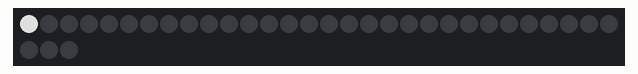
Bench run of a sketch on a simulated Arduino Uno, built with avr-gcc and run on an emulated ATmega328P. Shown: 33 RGB LEDs in strip order, left to right, continuing on the next row. Dim RGB values are drawn brighter than linear.

Above: at 2.15 s.
At 6.56 s:
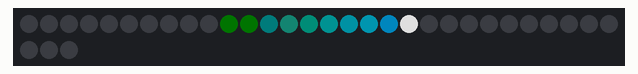
At 11.28 s:
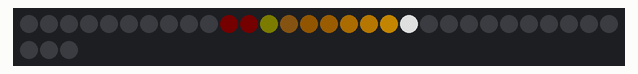
At 20.73 s:
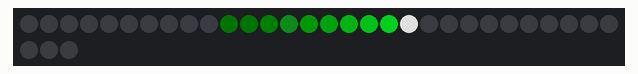
At 30.18 s:
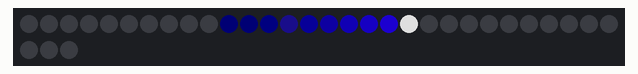
At 39.62 s:
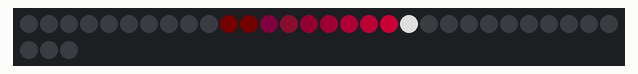

The sketch:

Meteor_Shower.ino
```cpp
/*
By: Peter Routon
Date: December 2014
This is my adaptation and simplification (i.e., reduced options) of meteorShower, Jon Burroughs' adaptation
of some funkboxing code from Thomas Eldridge.
*/
//================================================
#include "FastLED.h"
#define LED_COUNT 33
#define LED_PIN 0
struct CRGB leds[LED_COUNT];
//================================================

uint8_t hue = 32;
byte idex = 255;
byte meteorLength = 29;

void setup() {
  // sanity check delay - allows reprogramming if accidently blowing power w/leds
   	delay(2000);
  LEDS.addLeds<WS2812, LED_PIN, GRB>(leds, LED_COUNT);
  LEDS.setBrightness(200);
}

void loop(){
 meteorShower();
}

void meteorShower(){
  // slide all the pixels down one in the array
  memmove8( &leds[1], &leds[0], (LED_COUNT - 1) * 3 );

  // increment the meteor display frame
  idex++;
  // make sure we don't drift into space
  if ( idex > meteorLength ) {
    idex = 0;
    // cycle through hues in each successive meteor tail
    hue += 32;
  }

  // this switch controls the actual meteor animation, i.e., what gets placed in the
  // first position and then subsequently gets moved down the strip by the memmove above
  switch ( idex ) {
  case 0:
    leds[0] = CRGB(200,200,200);
    break;
  case 1:
    leds[0] = CHSV((hue - 20), 255, 210);
    break;
  case 2:
    leds[0] = CHSV((hue - 22), 255, 180);
    break;
  case 3:
    leds[0] = CHSV((hue - 23), 255, 150);
    break;
  case 4:
    leds[0] = CHSV((hue - 24), 255, 110);
    break;
  case 5:
    leds[0] = CHSV((hue - 25), 255, 90);
    break;
  case 6:
    leds[0] = CHSV((hue - 26), 160, 60);
    break;
  case 7:
    leds[0] = CHSV((hue - 27), 140, 40);
    break;
  case 8:
    leds[0] = CHSV((hue - 28), 120, 20);
    break;
  case 9:
    leds[0] = CHSV((hue - 29), 100, 20);
    break;
  default:
    leds[0] = CRGB::Black;
  }

  // show the blinky
  FastLED.show();
  // control the animation speed/frame rate
  delay(30);
}
```
